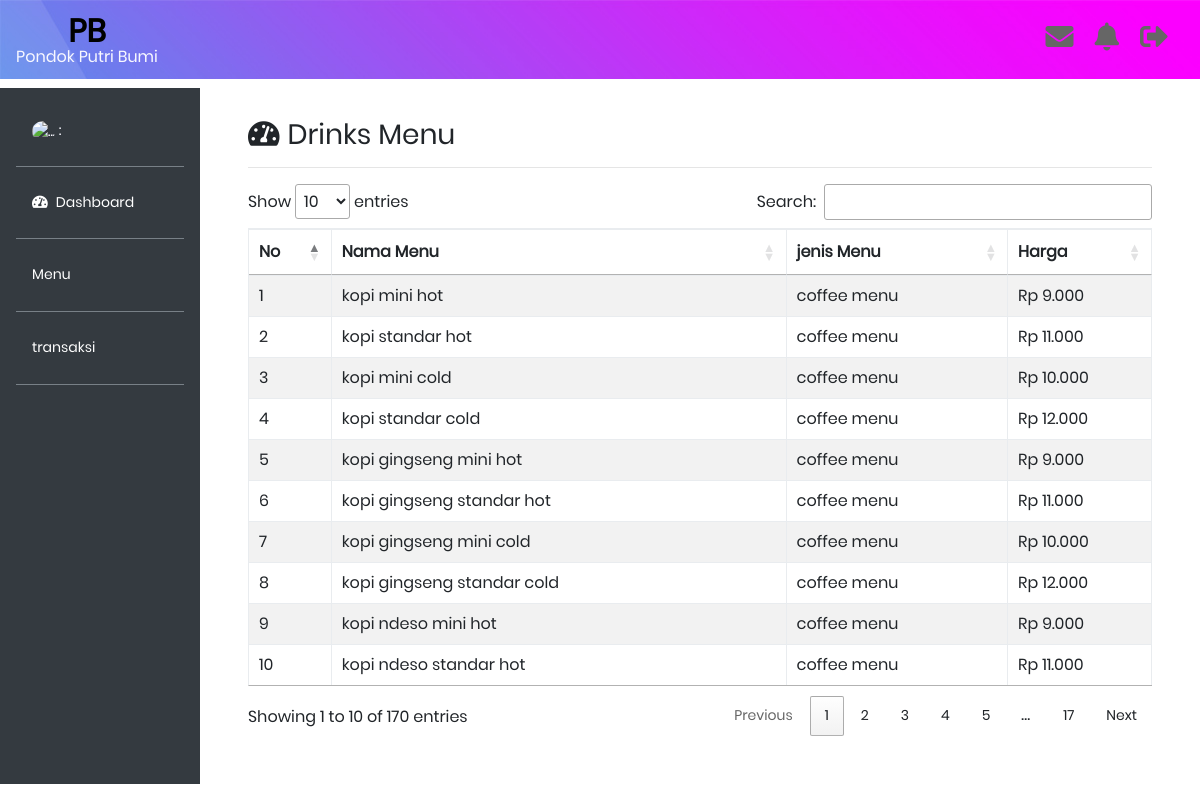
Screenshot of /drinks.php with the database file from the repository.
### tables this page shows
CREATE TABLE `menu` (
  `kd_menu` varchar(250) NOT NULL,
  `nama_menu` varchar(250) NOT NULL,
  `kd_jenis_menu` varchar(250) NOT NULL,
  `kd_jenis_produk` varchar(250) NOT NULL,
  `harga` int(11) NOT NULL
);

CREATE TABLE `jenis_menu` (
  `kd_jenis_menu` varchar(250) NOT NULL,
  `jenis_menu` varchar(250) NOT NULL,
  `kd_jenis_produk` varchar(250) NOT NULL
);

### drinks.php (the view, shortened to what this page needs)
<!doctype html>
<?php
include 'database/koneksidb.php';
$sql_user = "SELECT * FROM users WHERE username = '$user_login'";
$calluser = mysqli_query($conn, $sql_user);
$data_user = mysqli_fetch_array($calluser);
$query = "SELECT nama_menu, jenis_menu, harga FROM jenis_menu INNER JOIN menu
  ON jenis_menu.kd_jenis_menu=menu.kd_jenis_menu
  WHERE jenis_menu.kd_jenis_produk = 'P12'";
$call = mysqli_query($conn, $query);
function rupiah2($tampil)
{
  $hasil_rupiah = "Rp " . number_format($tampil, 0, ".", ".");
  return $hasil_rupiah;
}
?>
<html lang="en">
<head>
  <link rel="stylesheet" href="https://maxcdn.bootstrapcdn.com/bootstrap/4.0.0/css/bootstrap.min.css">
  <link rel="stylesheet" type="text/css" href="admin.css">
  <link rel="stylesheet" type="text/css" href="fontawesome-free/css/all.min.css">
  <link rel="stylesheet" type="text/css" media="screen" href="https://cdnjs.cloudflare.com/ajax/libs/twitter-bootstrap/4.5.2/css/bootstrap.css">
  <link rel="stylesheet" type="text/css" href="https://cdn.datatables.net/1.11.3/css/dataTables.bootstrap4.min.css">
  <link rel="stylesheet" type="text/css" href="https://cdn.datatables.net/1.11.3/css/jquery.dataTables.min.css">
  <link rel="stylesheet" type="text/css" href="vendor/bootstrap/css/bootstrap.min.css">
  <link rel="stylesheet" type="text/css" href="fonts/font-awesome-4.7.0/css/font-awesome.min.css">
  <link rel="stylesheet" type="text/css" href="fonts/iconic/css/material-design-iconic-font.min.css">
  <link rel="stylesheet" type="text/css" href="vendor/animate/animate.css">
  <link rel="stylesheet" type="text/css" href="vendor/css-hamburgers/hamburgers.min.css">
  <link rel="stylesheet" type="text/css" href="vendor/animsition/css/animsition.min.css">
  <link rel="stylesheet" type="text/css" href="vendor/select2/select2.min.css">
  <link rel="stylesheet" type="text/css" href="vendor/daterangepicker/daterangepicker.css">
  <link rel="stylesheet" type="text/css" href="css/util.css">
  <link rel="stylesheet" type="text/css" href="css/main.css">
</head>
<body>
  <nav class="navbar navbar-expand-lg navbar-light bg-warning fixed-top" style="background-image: url('images/bg-01.jpg');">
    <a class="navbar-brand" href="#">
      <div class="txt1 text-center ">
        <h2 style="color: black;"><strong>PB</strong></h2>
        <h6 style="color: ghostwhite;">Pondok Putri Bumi</h6>
      </div></b>
    </a>
    <div class="icon ml-4">
      <h5>
        <a href="daftarpesan.php"><i class="fas fa-envelope fa-2x mr-3" data-toggle="tooltip" title="History"></i></a>
        <a href="#"><i class="fas fa-bell fa-2x mr-3" data-toggle="tooltip" title="Notification"></i></a>
        <a href="logout.php"><i class="fas fa-sign-out-alt fa-2x mr-3" data-toggle="tooltip" title="Log Out"></i></a>
      </h5>
    </div>
  </nav>
  <div class="row no-gutters mt-5">
    <div class="col-md-2 bg-dark mt-3 pr-3 pt-4">
      <ul class="nav flex-column ml-3 mb-5">
        <li class="nav-item mr5">
          <a class="nav-link active text-white, txt2" href="#" style="color: ghostwhite;">
            <img src="fgambar/qr.png" alt="..." class="rounded-circle mr5" width="45px" height="45px"> : <?= $data_user['username']; ?></a>
        </li>
        <hr class="bg-secondary">
        <li class="nav-item">
          <a class="nav-link active text-white" href="dashboard.php"><i class="fas fa-tachometer-alt mr-2"></i>Dashboard</a>
          <hr class="bg-secondary">
        </li>
        <li class="nav-item">
          <a class="nav-link text-white" data-toggle="collapse" href="#collapseExample" aria-expanded="false" aria-controls="collapseExample">
            Menu
          </a>
          <hr class="bg-secondary">
        </li>
        <li class="nav-item">
          <a class="nav-link text-white" href="transaksi.php">transaksi</a>
          <hr class="bg-secondary">
        </li>
      </ul>
    </div>
    <div class="col-md-10 p-5 pt-2">
      <h3><i class="fas fa-tachometer-alt mr-2"></i>Drinks Menu</h3>
      <hr>
      <div>
        <table id="example" class="table table-striped table-bordered" style="width:100%">
          <thead>
            <tr>
              <th>No</th>
              <th>Nama Menu</th>
              <th>jenis Menu</th>
              <th>Harga</th>
            </tr>
          </thead>
          <tbody>
            <?php $i = 1; ?>
            <?php while ($tampil = mysqli_fetch_array($call)) { ?>
              <tr>
                <td><?php echo $i++; ?></td>
                <td><?php echo $tampil['nama_menu']; ?> </td>
                <td><?php echo $tampil['jenis_menu']; ?> </td>
                <td><?php echo rupiah2($tampil['harga']); ?> </td>
              </tr>
            <?php } ?>
          </tbody>
        </table>
      </div>
    </div>
  </div>
</body>
</html>

### css/main.css (style rules this page uses)
* { margin: 0px; padding: 0px; box-sizing: border-box; }
body, html { height: 100%; font-family: Poppins-Regular, sans-serif; }
a { font-family: Poppins-Regular; font-size: 14px; line-height: 1.7; color: #666666; margin: 0px; transition: all 0.4s; -webkit-transition: all 0.4s; -o-transition: all 0.4s; -moz-transition: all 0.4s; }
h1,h2,h3,h4,h5,h6 { margin: 0px; }
ul, li { margin: 0px; list-style-type: none; }
.txt1 { font-family: Poppins-Regular; font-size: 14px; line-height: 1.5; color: #666666; }
.txt2 { font-family: Poppins-Regular; font-size: 14px; line-height: 1.5; color: #333333; text-transform: uppercase; }

### rows the page displays
menu: nama_menu "kopi mini hot", kd_jenis_menu.jenis_menu "coffee menu", harga "Rp 9.000"
menu: nama_menu "kopi standar hot", kd_jenis_menu.jenis_menu "coffee menu", harga "Rp 11.000"
menu: nama_menu "kopi mini cold", kd_jenis_menu.jenis_menu "coffee menu", harga "Rp 10.000"
menu: nama_menu "kopi standar cold", kd_jenis_menu.jenis_menu "coffee menu", harga "Rp 12.000"
menu: nama_menu "kopi gingseng mini hot", kd_jenis_menu.jenis_menu "coffee menu", harga "Rp 9.000"
menu: nama_menu "kopi gingseng standar hot", kd_jenis_menu.jenis_menu "coffee menu", harga "Rp 11.000"
menu: nama_menu "kopi gingseng mini cold", kd_jenis_menu.jenis_menu "coffee menu", harga "Rp 10.000"
menu: nama_menu "kopi gingseng standar cold", kd_jenis_menu.jenis_menu "coffee menu", harga "Rp 12.000"
menu: nama_menu "kopi ndeso mini hot", kd_jenis_menu.jenis_menu "coffee menu", harga "Rp 9.000"
menu: nama_menu "kopi ndeso standar hot", kd_jenis_menu.jenis_menu "coffee menu", harga "Rp 11.000"
